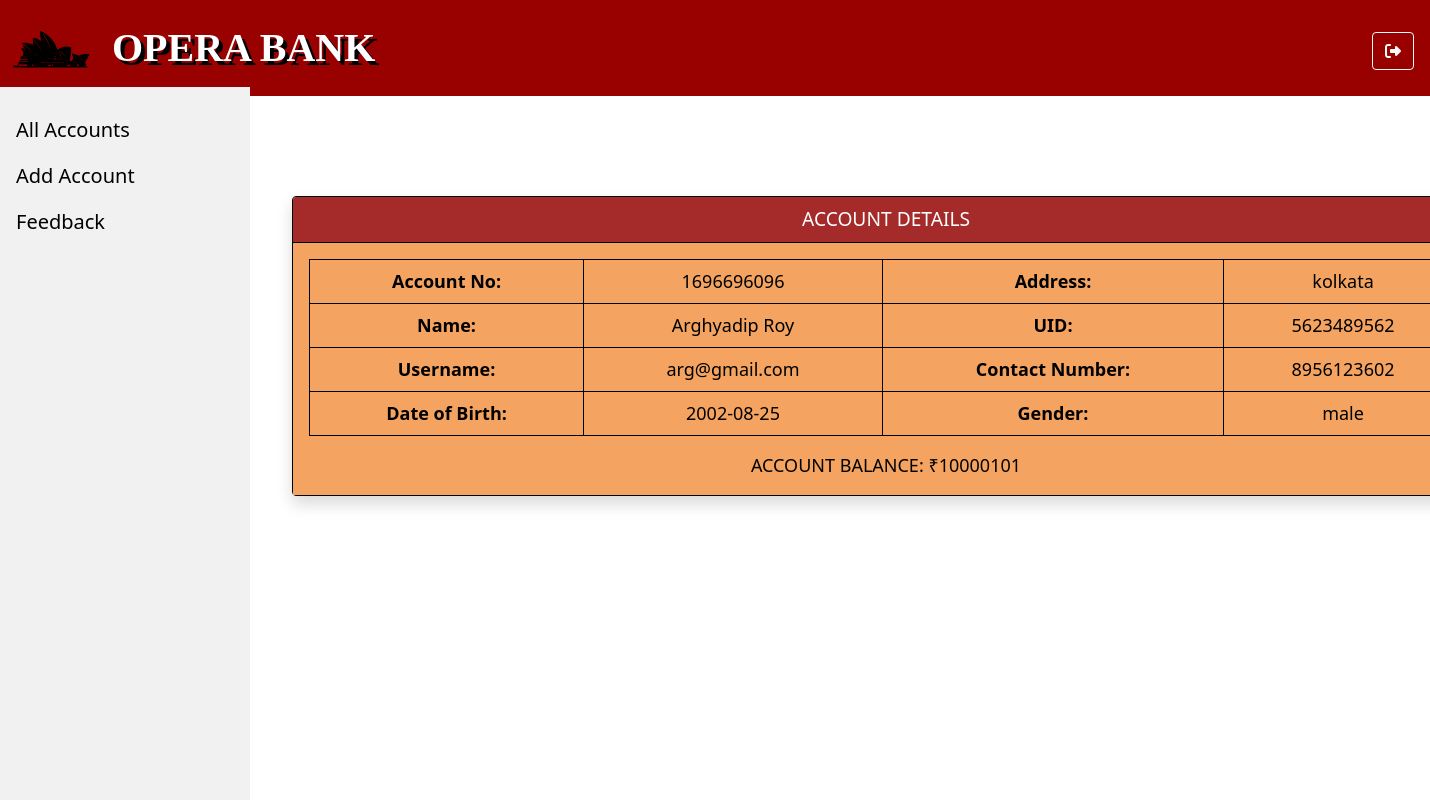
The app's page /show.php?id=arg@gmail.com (signed in) with its own data.
### tables this page shows
CREATE TABLE `users` (
  `email` varchar(100) NOT NULL,
  `password` varchar(15) NOT NULL,
  `accountno` bigint(10) NOT NULL,
  `name` varchar(20) NOT NULL,
  `uid` varchar(20) NOT NULL,
  `gender` text NOT NULL,
  `phnno` bigint(10) NOT NULL,
  `address` varchar(1000) NOT NULL,
  `dob` date NOT NULL,
  `balance` bigint(10) NOT NULL DEFAULT 0
);

### show.php (the view, shortened to what this page needs)
<?php
$conn = new mysqli("localhost", "root", "", "bank");
$result = $conn->query("select * from users where email='$_GET[id]'");
$data = $result->fetch_assoc();
$current_page = "helpcard";
?><!DOCTYPE html>
<html lang="en">
<head>
    <link href="https://cdn.jsdelivr.net/npm/bootstrap@5.0.1/dist/css/bootstrap.min.css" rel="stylesheet">
</head>
<body>
<body style="background:url(images/4.jpg);background-size: 100%;">
<nav class="navbar navbar-expand-lg navbar-light" style="background-color: rgb(153, 0, 0);">
        <div class="container-fluid">
            <img src="images/pngegg.png" style="height: 10vh; width: 10vh; margin-right: 20px;">
            <a class="navbar-brand" href="mallaccounts.php" style="font-size: 40px; font-family: Pussycat, Algerian, Broadway; font-weight: bolder; color: white; text-shadow: 4px 4px black">OPERA BANK</a>
            <div class="collapse navbar-collapse" id="navbarSupportedContent">
                <ul class="navbar-nav ms-auto">
                    <form class="form-inline my-2 my-lg-0">
                        <a href="logout.php" data-toggle="tooltip" title="Logout" class="btn btn-outline-light mx-1" style="margin-top: 5px;"><i class="fa-solid fa-right-from-bracket"></i></a>
                    </form>
                </ul>
            </div>
        </div>
    </nav>
    <div id="sidebar" style="margin-top: 87px;">
    <a href="mallaccounts.php" <?php if ($current_page === "allaccounts") echo 'class="active"'; ?>>All Accounts</a>
    <a href="mregistration.php" <?php if ($current_page === "addaccount") echo 'class="active"'; ?>>Add Account</a>
    <a href="mfeedback.php" <?php if ($current_page === "feedback") echo 'class="active"'; ?>>Feedback</a>
    </div>
    <body style="background-color:white ;">
        <div class="container" style="margin-top: 100px;margin-left:280px">
            <div class="card col-md-11 text-center shadow"style="border: 1px solid black;">
              <div class="card-header" style="background-color: brown;color: white;font-size: larger;border-bottom: 1px solid black;">
                ACCOUNT DETAILS
              </div>
              <div class="card-body" style="background-color: #F4A460;color: black;">
                <table class="table table-bordered" style="color: black;font-size:large;">
                  <tbody>
                    <tr>
                        <th>Account No:</th><td><?php
                          echo $data['accountno'];
                           ?></td>
                      <th>Address:</th><td><?php
                          echo $data['address'];
                           ?></td>
                    </tr><tr>
                        <th>Name:</th><td><?php
                          echo $data['name'];
                           ?></td>
                      <th>UID:</th><td><?php
                          echo $data['uid'];
                           ?></td>
                    </tr><tr>
                      <th>Username:</th><td><?php
                          echo $data['email'];
                           ?></td>
                      <th>Contact Number:</th><td><?php
                          echo $data['phnno'];
                           ?></td>
                    </tr><tr>
                        <th>Date of Birth:</th><td><?php
                          echo $data['dob'];
                           ?></td>
                        <th>Gender:</th><td><?php
                          echo $data['gender'];
                           ?></td>
                    </tr>
                  </tbody>
                </table>
                <div style="color: black;font-size: large;">
                    ACCOUNT BALANCE: ₹<td><?php
                          echo $data['balance'];
                           ?></td>
                  </div>
            </div>
        </div>
</body>
</html>

### show.php (style rules this page uses)
table, th, td, tr { border: 1px solid black; }
#sidebar { height: 100%; width: 250px; position: fixed; top: 0; left: 0; background-color: #f1f1f1; padding-top: 20px; overflow-y: auto; }
#sidebar a { padding: 8px 16px; text-decoration: none; font-size: 20px; color: black; display: block; }

### records on screen
users: accountno "1696696096", address "kolkata", name "Arghyadip Roy", uid "5623489562", email "arg@gmail.com", phnno "8956123602", dob "2002-08-25", gender "male", balance "10000101"
